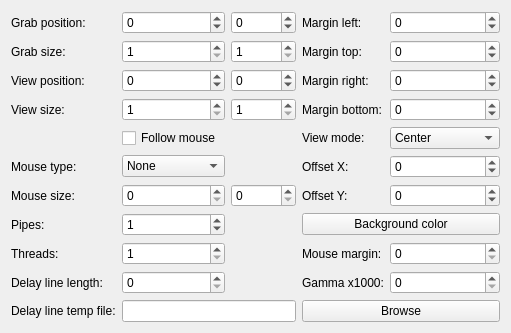
     <widget class="QWidget" name="Tab1">
      <attribute name="title">
       <string>Picture and display</string>
      </attribute>
      <layout class="QGridLayout" name="gridLayout_4">
       <item row="5" column="1">
        <widget class="QComboBox" name="PicMouseTypeT">
         <item>
          <property name="text">
           <string>None</string>
          </property>
         </item>
         <item>
          <property name="text">
           <string>High contrast</string>
          </property>
         </item>
         <item>
          <property name="text">
           <string>Negative</string>
          </property>
         </item>
        </widget>
       </item>
       <item row="5" column="0">
        <widget class="QLabel" name="PicMouseTypeL">
         <property name="text">
          <string>Mouse type:</string>
         </property>
        </widget>
       </item>
       <item row="6" column="0">
        <widget class="QLabel" name="PicMouseSizeL">
         <property name="text">
          <string>Mouse size:</string>
         </property>
        </widget>
       </item>
       <item row="6" column="1">
        <widget class="QSpinBox" name="PicMouseSizeT">
         <property name="maximum">
          <number>100</number>
         </property>
        </widget>
       </item>
       <item row="0" column="2">
        <widget class="QSpinBox" name="PicYT">
         <property name="minimum">
          <number>-10000</number>
         </property>
         <property name="maximum">
          <number>10000</number>
         </property>
        </widget>
       </item>
       <item row="0" column="1">
        <widget class="QSpinBox" name="PicXT">
         <property name="minimum">
          <number>-10000</number>
         </property>
         <property name="maximum">
          <number>10000</number>
         </property>
        </widget>
       </item>
       <item row="0" column="3">
        <widget class="QLabel" name="MarginLeftL">
         <property name="text">
          <string>Margin left:</string>
         </property>
        </widget>
       </item>
       <item row="0" column="0">
        <widget class="QLabel" name="PicXYL">
         <property name="text">
          <string>Grab position:</string>
         </property>
        </widget>
       </item>
       <item row="2" column="0">
        <widget class="QLabel" name="ViewXYL">
         <property name="text">
          <string>View position:</string>
         </property>
        </widget>
       </item>
       <item row="2" column="1">
        <widget class="QSpinBox" name="ViewXT">
         <property name="minimum">
          <number>-10000</number>
         </property>
         <property name="maximum">
          <number>10000</number>
         </property>
        </widget>
       </item>
       <item row="1" column="1">
        <widget class="QSpinBox" name="PicWT">
         <property name="minimum">
          <number>1</number>
         </property>
         <property name="maximum">
          <number>10000</number>
         </property>
        </widget>
       </item>
       <item row="1" column="0">
        <widget class="QLabel" name="PicWHL">
         <property name="text">
          <string>Grab size:</string>
         </property>
        </widget>
       </item>
       <item row="1" column="3">
        <widget class="QLabel" name="MarginTopL">
         <property name="text">
          <string>Margin top:</string>
         </property>
        </widget>
       </item>
       <item row="2" column="4">
        <widget class="QSpinBox" name="MarginRightT">
         <property name="minimum">
          <number>-10000</number>
         </property>
         <property name="maximum">
          <number>10000</number>
         </property>
        </widget>
       </item>
       <item row="1" column="2">
        <widget class="QSpinBox" name="PicHT">
         <property name="minimum">
          <number>1</number>
         </property>
         <property name="maximum">
          <number>10000</number>
         </property>
        </widget>
       </item>
       <item row="1" column="4">
        <widget class="QSpinBox" name="MarginTopT">
         <property name="minimum">
          <number>-10000</number>
         </property>
         <property name="maximum">
          <number>10000</number>
         </property>
        </widget>
       </item>
       <item row="2" column="3">
        <widget class="QLabel" name="MarginRightL">
         <property name="text">
          <string>Margin right:</string>
         </property>
        </widget>
       </item>
       <item row="2" column="2">
        <widget class="QSpinBox" name="ViewYT">
         <property name="minimum">
          <number>-10000</number>
         </property>
         <property name="maximum">
          <number>10000</number>
         </property>
        </widget>
       </item>
       <item row="3" column="1">
        <widget class="QSpinBox" name="ViewWT">
         <property name="minimum">
          <number>1</number>
         </property>
         <property name="maximum">
          <number>10000</number>
         </property>
        </widget>
       </item>
       <item row="3" column="3">
        <widget class="QLabel" name="MarginBottomL">
         <property name="text">
          <string>Margin bottom:</string>
         </property>
        </widget>
       </item>
       <item row="0" column="4">
        <widget class="QSpinBox" name="MarginLeftT">
         <property name="minimum">
          <number>-10000</number>
         </property>
         <property name="maximum">
          <number>10000</number>
         </property>
        </widget>
       </item>
       <item row="10" column="0">
        <widget class="QLabel" name="DelayLineCountL">
         <property name="text">
          <string>Delay line length:</string>
         </property>
        </widget>
       </item>
       <item row="11" column="0">
        <widget class="QLabel" name="DelayLineFileNameL">
         <property name="text">
          <string>Delay line temp file:</string>
         </property>
        </widget>
       </item>
       <item row="3" column="0">
        <widget class="QLabel" name="ViewWHL">
         <property name="text">
          <string>View size:</string>
         </property>
        </widget>
       </item>
       <item row="3" column="4">
        <widget class="QSpinBox" name="MarginBottomT">
         <property name="minimum">
          <number>-10000</number>
         </property>
         <property name="maximum">
          <number>10000</number>
         </property>
        </widget>
       </item>
       <item row="11" column="1" colspan="2">
        <widget class="QLineEdit" name="DelayLineFileNameT"/>
       </item>
       <item row="10" column="1">
        <widget class="QSpinBox" name="DelayLineCountT">
         <property name="maximum">
          <number>10000</number>
         </property>
        </widget>
       </item>
       <item row="3" column="2">
        <widget class="QSpinBox" name="ViewHT">
         <property name="minimum">
          <number>1</number>
         </property>
         <property name="maximum">
          <number>10000</number>
         </property>
        </widget>
       </item>
       <item row="11" column="3" colspan="2">
        <widget class="QPushButton" name="DelayLineFileNameB">
         <property name="text">
          <string>Browse</string>
         </property>
        </widget>
       </item>
       <item row="9" column="0">
        <widget class="QLabel" name="PicThreadsL">
         <property name="text">
          <string>Threads:</string>
         </property>
        </widget>
       </item>
       <item row="10" column="4">
        <widget class="QSpinBox" name="PicGammaT">
         <property name="maximum">
          <number>100000</number>
         </property>
        </widget>
       </item>
       <item row="10" column="3">
        <widget class="QLabel" name="PicGammaL">
         <property name="text">
          <string>Gamma x1000:</string>
         </property>
        </widget>
       </item>
       <item row="8" column="0">
        <widget class="QLabel" name="PicThreadsL0">
         <property name="text">
          <string>Pipes:</string>
         </property>
        </widget>
       </item>
       <item row="8" column="1">
        <widget class="QSpinBox" name="PicThreadsT0">
         <property name="minimum">
          <number>-16</number>
         </property>
         <property name="maximum">
          <number>16</number>
         </property>
         <property name="value">
          <number>1</number>
         </property>
        </widget>
       </item>
       <item row="9" column="1">
        <widget class="QSpinBox" name="PicThreadsT">
         <property name="minimum">
          <number>1</number>
         </property>
         <property name="maximum">
          <number>16</number>
         </property>
        </widget>
       </item>
       <item row="4" column="1">
        <widget class="QCheckBox" name="PicFollowMouse">
         <property name="text">
          <string>Follow mouse</string>
         </property>
        </widget>
       </item>
       <item row="9" column="4">
        <widget class="QSpinBox" name="PicMouseMarginT">
         <property name="maximum">
          <number>500</number>
         </property>
        </widget>
       </item>
       <item row="9" column="3">
        <widget class="QLabel" name="PicMouseMarginL">
         <property name="text">
          <string>Mouse margin:</string>
         </property>
        </widget>
       </item>
       <item row="8" column="3" colspan="2">
        <widget class="QPushButton" name="ViewColor">
         <property name="text">
          <string>Background color</string>
         </property>
        </widget>
       </item>
       <item row="5" column="3">
        <widget class="QLabel" name="OffsetXL">
         <property name="text">
          <string>Offset X:</string>
         </property>
        </widget>
       </item>
       <item row="5" column="4">
        <widget class="QSpinBox" name="OffsetXT">
         <property name="minimum">
          <number>-10000</number>
         </property>
         <property name="maximum">
          <number>10000</number>
         </property>
        </widget>
       </item>
       <item row="4" column="4">
        <widget class="QComboBox" name="ViewStretch">
         <item>
          <property name="text">
           <string>Center</string>
          </property>
         </item>
         <item>
          <property name="text">
           <string>Margin</string>
          </property>
         </item>
         <item>
          <property name="text">
           <string>Margin smooth</string>
          </property>
         </item>
         <item>
          <property name="text">
           <string>Fill</string>
          </property>
         </item>
         <item>
          <property name="text">
           <string>Fill smooth</string>
          </property>
         </item>
         <item>
          <property name="text">
           <string>Stretch</string>
          </property>
         </item>
         <item>
          <property name="text">
           <string>Stretch smooth</string>
          </property>
         </item>
         <item>
          <property name="text">
           <string>Tile center</string>
          </property>
         </item>
         <item>
          <property name="text">
           <string>Tile corner</string>
          </property>
         </item>
        </widget>
       </item>
       <item row="4" column="3">
        <widget class="QLabel" name="ViewStretchL">
         <property name="text">
          <string>View mode:</string>
         </property>
        </widget>
       </item>
       <item row="6" column="3">
        <widget class="QLabel" name="OffsetYL">
         <property name="text">
          <string>Offset Y:</string>
         </property>
        </widget>
       </item>
       <item row="6" column="4">
        <widget class="QSpinBox" name="OffsetYT">
         <property name="minimum">
          <number>-10000</number>
         </property>
         <property name="maximum">
          <number>10000</number>
         </property>
        </widget>
       </item>
       <item row="6" column="2">
        <widget class="QSpinBox" name="PicMouseSizeTT">
         <property name="maximum">
          <number>100</number>
         </property>
        </widget>
       </item>
      </layout>
     </widget>
